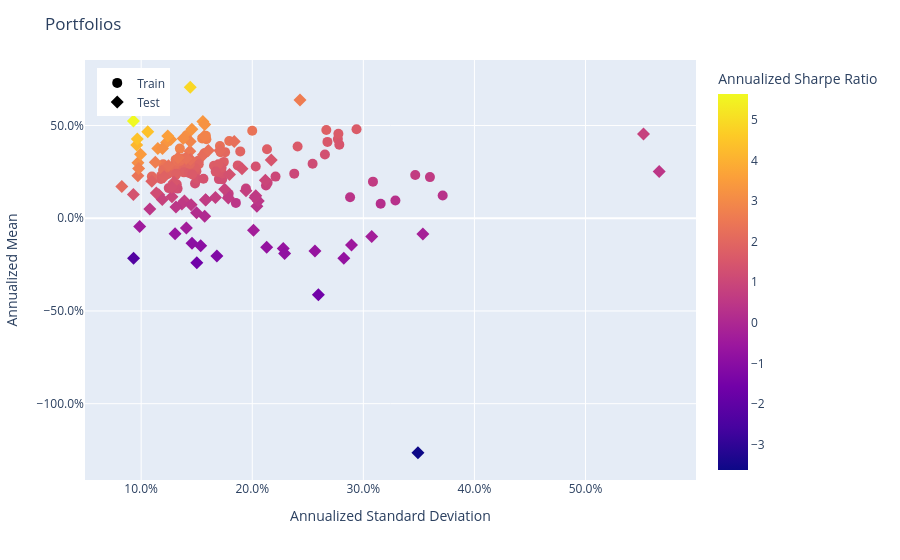

The notebook cell saved with this chart:
### Code cell
population.plot_measures(
    x=RiskMeasure.ANNUALIZED_STANDARD_DEVIATION,
    y=PerfMeasure.ANNUALIZED_MEAN,
    color_scale=RatioMeasure.ANNUALIZED_SHARPE_RATIO,
    hover_measures=[RiskMeasure.MAX_DRAWDOWN, RatioMeasure.ANNUALIZED_SORTINO_RATIO],
)
